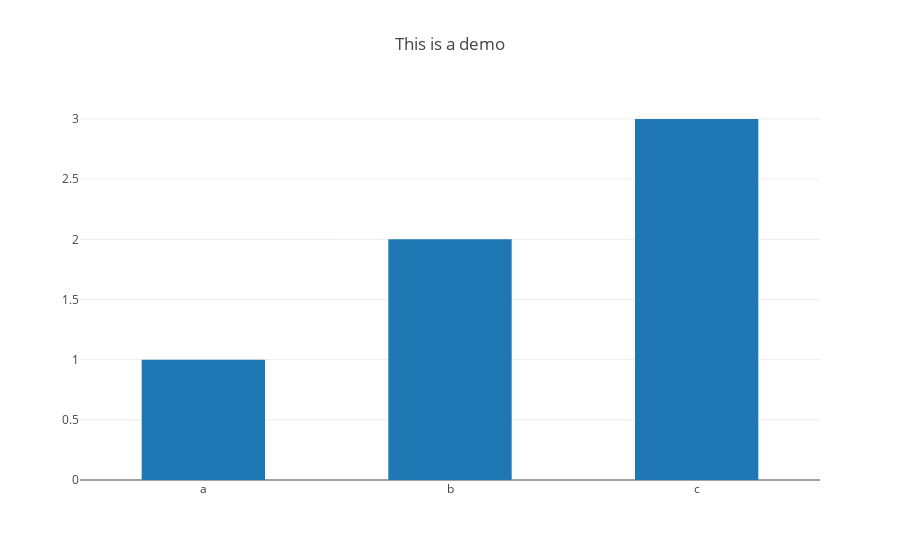

The cell this chart's notebook holds for it:
### Code cell
data = [go.Bar(
            x = ['a','b','c'],
            y = [1, 2, 3],
            width=0.5)]
layout = go.Layout(title='This is a demo')
fig = go.Figure(data=data, layout=layout)
poff.iplot(fig)

### Figure 1 — Plotly figure (JSON) as saved in the notebook; plotly's stock layout.template omitted (floating-point values rounded to 4 significant figures)
{"data": [{"type": "bar", "uid": "71a0a6b6-361e-48ad-9048-0149782a9418", "width": 0.5, "x": ["a", "b", "c"], "y": [1, 2, 3]}], "layout": {"title": {"text": "This is a demo"}}}
